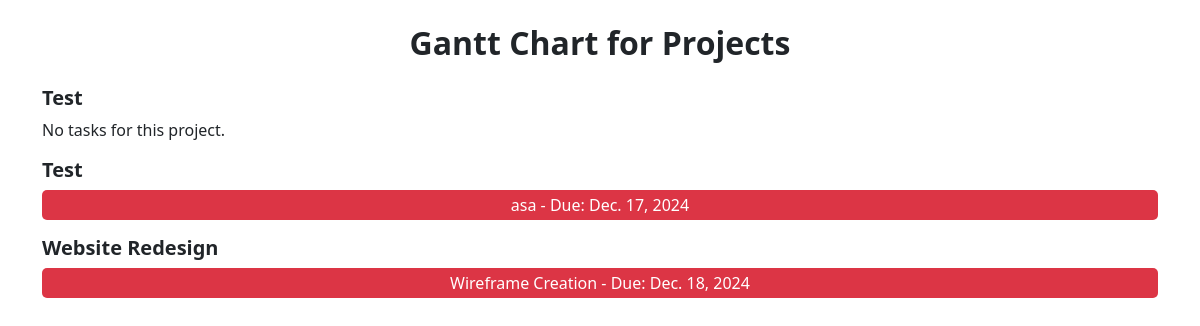
Screenshot of /gantt-chart/ with the database file from the repository.
### app/models.py (models this page shows, shortened)
class Project(models.Model):
    name = models.CharField(max_length=255)
    description = models.TextField()
    start_date = models.DateField()
    deadline = models.DateField()
    status = models.CharField(
        max_length=20,
        choices=[
            ('In Progress', 'In Progress'),
            ('Completed', 'Completed'),
            ('On Hold', 'On Hold'),
        ],
        default='In Progress'
    )
    created_by = models.ForeignKey(User, on_delete=models.CASCADE, related_name="created_projects")
    team_members = models.ManyToManyField(TeamMember, related_name="projects")
    date_created = models.DateTimeField(auto_now_add=True)

class Task(models.Model):
    STATUS_CHOICES = [
        ('not-started', 'Not Started'),
        ('in-progress', 'In Progress'),
        ('done', 'Done'),
        ('urgent', 'Urgent'),
    ]
    PRIORITY_CHOICES = [
        ('low', 'Low'),
        ('medium', 'Medium'),
        ('high', 'High'),
    ]
    title = models.CharField(max_length=255)  # Task title
    description = models.TextField()  # Task description
    due_date = models.DateField()  # Task deadline
    status = models.CharField(max_length=20, choices=STATUS_CHOICES, default='not-started')  # Task status
    priority = models.CharField(max_length=10, choices=PRIORITY_CHOICES, default='medium')  # Task priority
    project = models.ForeignKey(Project, on_delete=models.CASCADE, related_name="tasks")  # Associated project
    assignee = models.ForeignKey(User, on_delete=models.SET_NULL, null=True, blank=True, related_name="tasks")  # Assigned user
    created_by = models.ForeignKey(User, on_delete=models.SET_NULL, null=True, blank=True, related_name="created_tasks")  # Creator user ID
    date_created = models.DateTimeField(auto_now_add=True)  # Date the task was created
    date_updated = models.DateTimeField(auto_now=True)  # Date the task was last updated

### app/views.py (the view)
# urls.py: path('gantt-chart/', views.gantt_chart_view, name='gantt_chart_view'),
def gantt_chart_view(request):
    projects = Project.objects.prefetch_related('tasks').all()
    return render(request, 'app/gantt_chart.html', {'projects': projects})

### app/context_processors.py (called while the page is built)
def add_current_time(request):
    gmt8 = pytz.timezone('Asia/Manila')  # Set the timezone to GMT+8
    current_time = timezone.now().astimezone(gmt8)  # Convert current time to GMT+8
    return {'current_time': current_time}

### app/templates/app/gantt_chart.html (shortened to what this page needs)
<!DOCTYPE html>
<html lang="en">
<head>
    <link href="https://cdn.jsdelivr.net/npm/bootstrap@5.3.3/dist/css/bootstrap.min.css" rel="stylesheet">
</head>
<body>
    <div class="container mt-4">
        <h2 class="fw-bold mb-4 text-center">Gantt Chart for Projects</h2>
        {% for project in projects %}
            <div class="mb-3">
                <h5 class="fw-bold">{{ project.name }}</h5>
                {% for task in project.tasks.all %}
                    {% if task.priority == 'high' %}
                        <div class="gantt-bar mb-2" style="background-color: #dc3545;">
                            {{ task.title }} - Due: {{ task.due_date }}
                        </div>
                    {% elif task.priority == 'medium' %}
                        <div class="gantt-bar mb-2" style="background-color: #ffc107;">
                            {{ task.title }} - Due: {{ task.due_date }}
                        </div>
                    {% else %}
                        <div class="gantt-bar mb-2" style="background-color: #28a745;">
                            {{ task.title }} - Due: {{ task.due_date }}
                        </div>
                    {% endif %}
                {% empty %}
                    <p>No tasks for this project.</p>
                {% endfor %}
            </div>
        {% empty %}
            <p>No projects available.</p>
        {% endfor %}
    </div>
</body>
</html>

### app/templates/app/gantt_chart.html (style rules this page uses)
.gantt-bar { height: 30px; border-radius: 5px; color: white; text-align: center; line-height: 30px; }

### rows the page displays
Project: name "Test"
Project: name "Test"
Task: title "asa", due_date "Dec. 17, 2024"
Project: name "Website Redesign"
Task: title "Wireframe Creation", due_date "Dec. 18, 2024"
